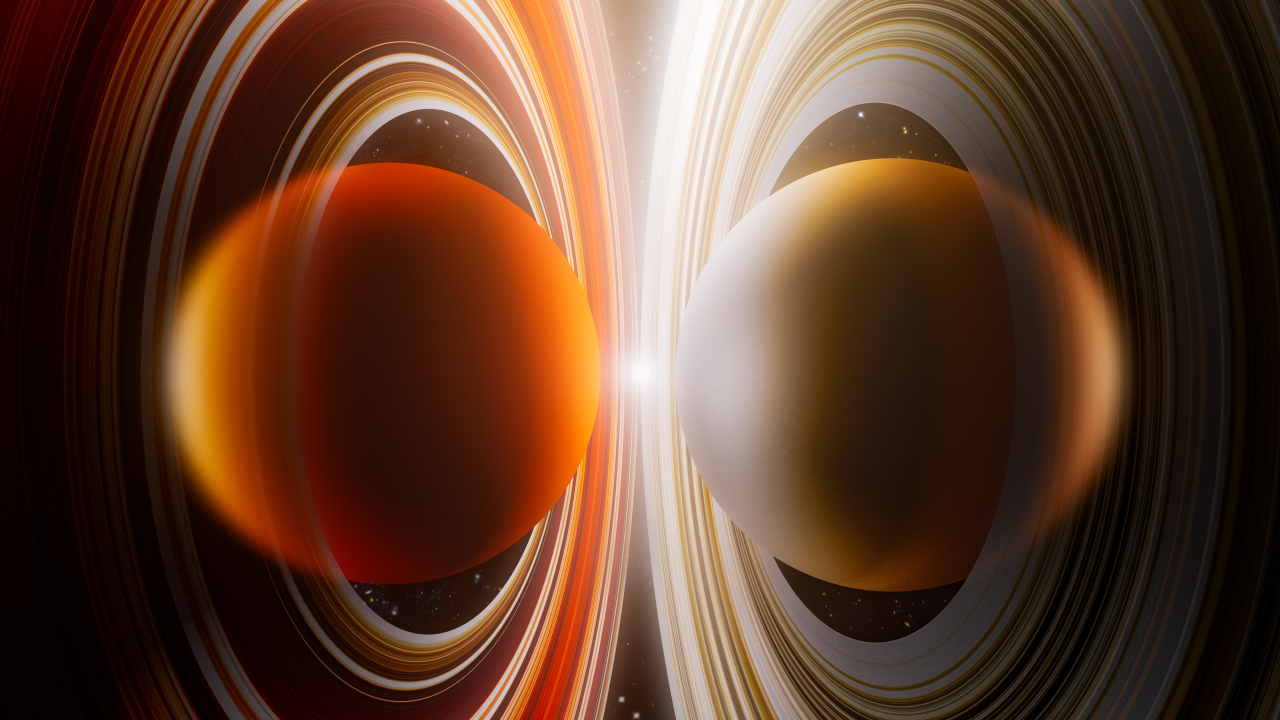
#> input picture TempFiles/Images/cosmic-symmetry-3840x2160-20464.jpg, 3840 x 2160 px (shown at 1/3 size); its folder holds only this picture in this run
$ python main.py
#> lines starting #> are read from the running program, lines starting #| are printed output that depends on the picture
### bot.py
import pandas as pd
from PIL import Image, ImageDraw, ImageFont
import os
import re
import random
from moviepy.editor import ImageSequenceClip, AudioFileClip

class VideoGenerator:
    def __init__(self, image_wq, image_q):
        self.Image_without_quote : str = image_wq
        self.Image_Quoted : str = image_q

    def get_images_from_image(self, img_path:str, dur:int):
#> called with dur = 10
        img = Image.open(img_path)
#> img is the input picture: PIL image 3840x2160 RGB; mean R, G, B 97.1, 63.7, 44.7
        frames = dur * 30
        for i in range(frames):
            crop_box = (100+i, 100, 1180+i, 2020)
            cropped_img = img.crop(crop_box)
            cropped_img.save(f'{self.Image_without_quote}/reel_img_{i}.jpg')
#> this loop made 300 passes
#> pass 1, in get_images_from_image, `cropped_img = img.crop(crop_box)`:
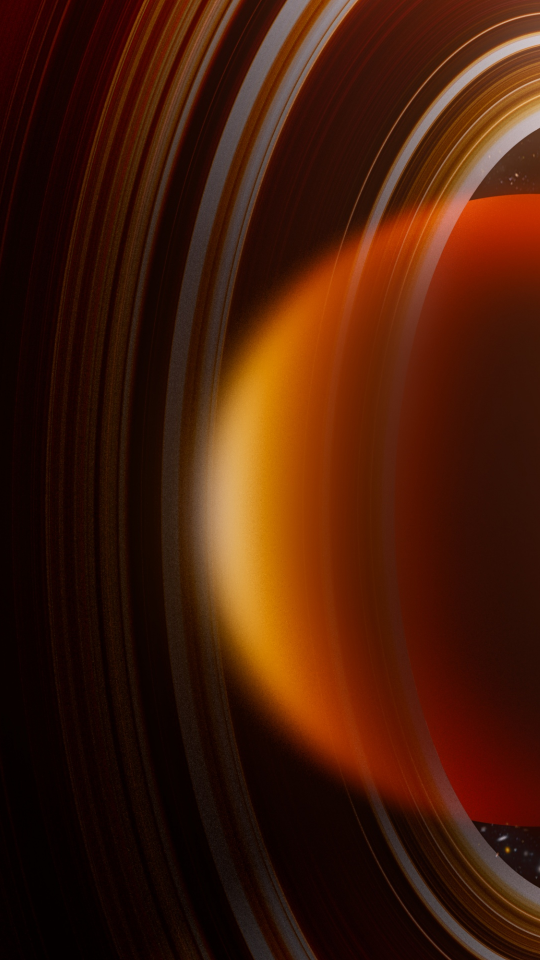
#> cropped_img: PIL image 1080x1920 RGB (shown at 1/2 size); mean R, G, B 68.4, 27.6, 9.2
#> after the loop:
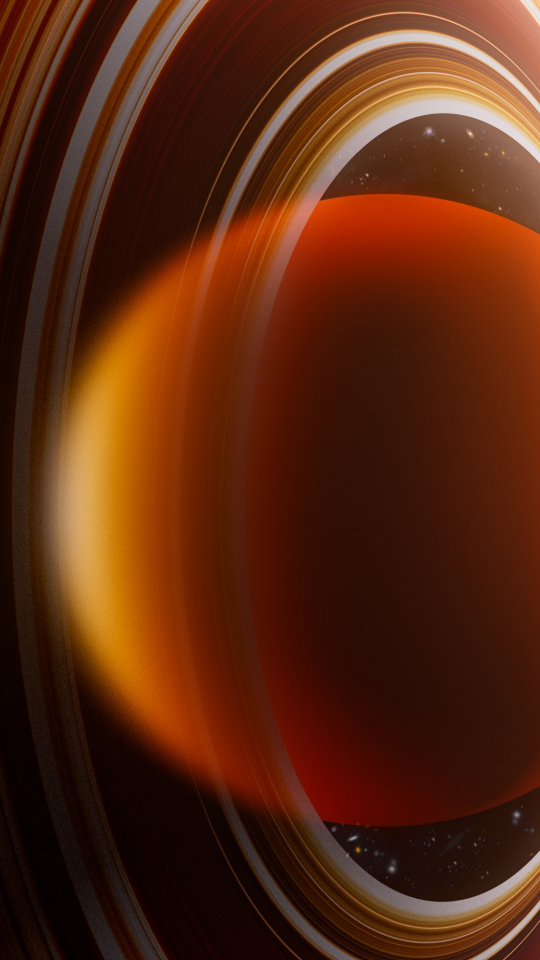
#> cropped_img: PIL image 1080x1920 RGB (shown at 1/2 size); mean R, G, B 88.8, 39.6, 16.3

    def get_quotes(self):
        file_path = "./TempFiles/quotes/quotes.csv"
#> (the run stopped early here; a loop or call above may not have finished)

$ run again, on TempFiles/Images/pexels-lilartsy-1213447.jpg
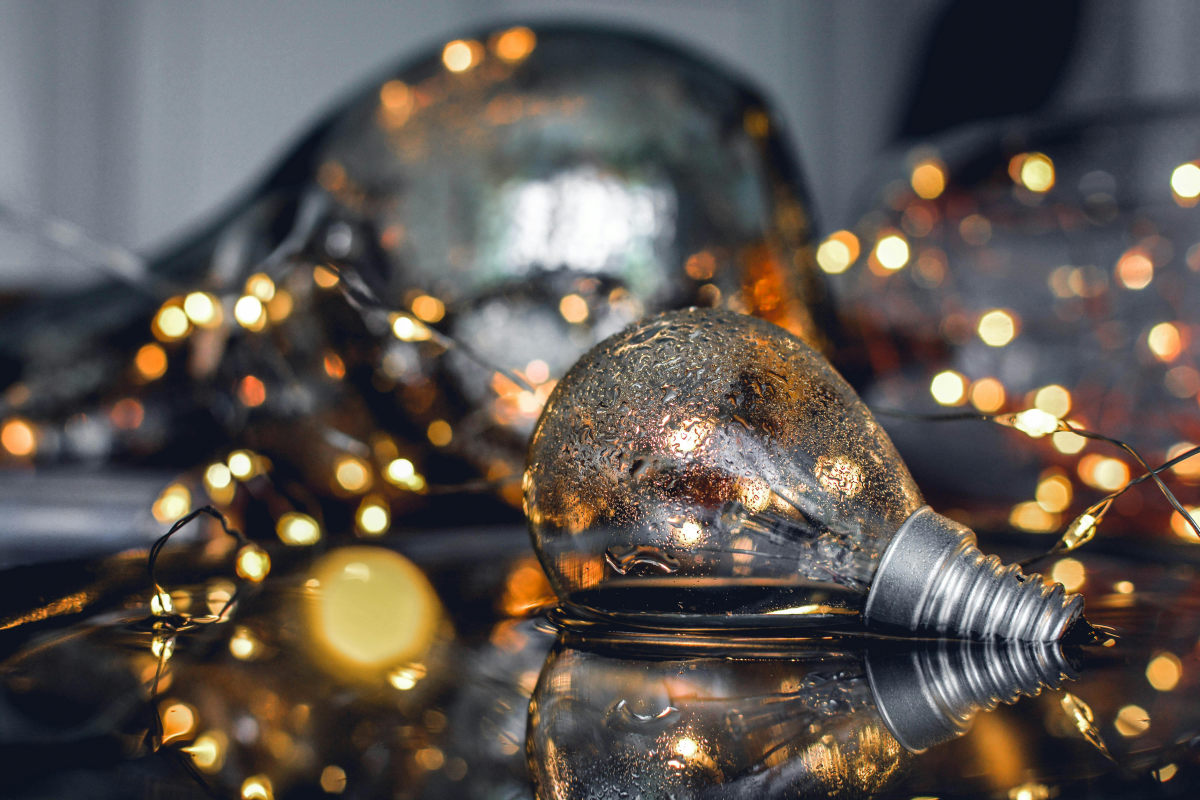
#> input picture TempFiles/Images/pexels-lilartsy-1213447.jpg, 6000 x 4000 px (shown at 1/5 size)
#> in get_images_from_image, img is the input picture: PIL image 6000x4000 RGB; mean R, G, B 94, 86.3, 80.5
#> the loop in get_images_from_image, `for i in range(frames):` made 300 passes
#> pass 1, in get_images_from_image, `cropped_img = img.crop(crop_box)`:
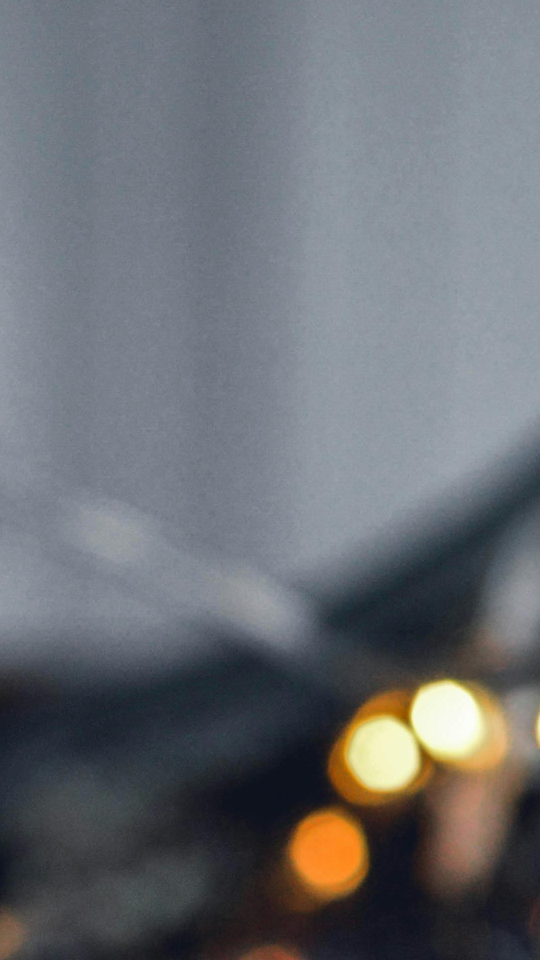
#> cropped_img: PIL image 1080x1920 RGB (shown at 1/2 size); mean R, G, B 106.7, 109.6, 114.6
#> after the loop in get_images_from_image, `for i in range(frames):`:
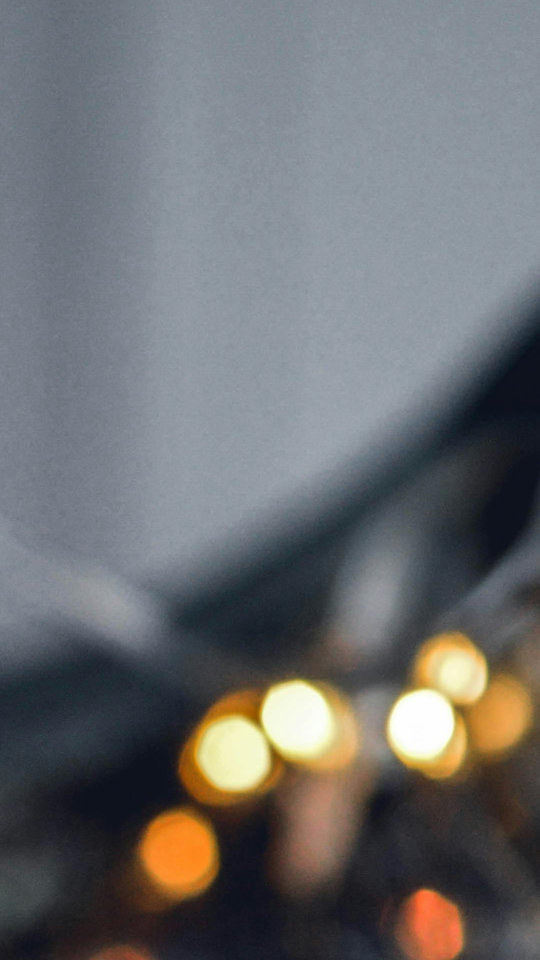
#> cropped_img: PIL image 1080x1920 RGB (shown at 1/2 size); mean R, G, B 108.8, 109.6, 111.5
